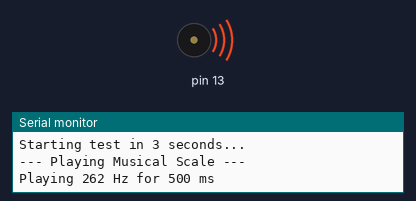
Recording of a sketch running on a simulated Arduino Uno, built with avr-gcc and run on an emulated ATmega328P. Parts: buzzer (waves = sounding), the last lines printed to the serial monitor.

Above: at 3.2 s.
At 9.2 s:
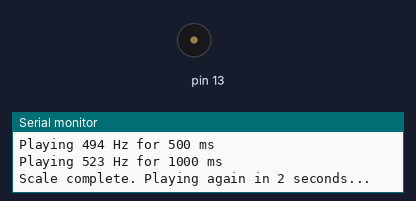
Timing chart, 0 to 12.5 s (numbered marks = the images above):
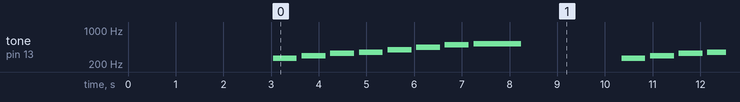

Measured:
- by itself, tone on pin 13: repeats every 7.3 s: silent 0.10 s, 294 Hz 0.50 s, silent 0.10 s, 330 Hz 0.50 s, silent 0.10 s, 349 Hz 0.50 s, silent 0.10 s, 392 Hz 0.50 s, silent 0.10 s, 440 Hz 0.50 s, silent 0.10 s, 494 Hz 0.50 s, silent 0.10 s, 523 Hz 1.0 s, silent 2.1 s, 262 Hz 0.50 s

The sketch:

external_speaker_test.ino
```cpp
// External Speaker Test for Arduino Uno R4 WiFi
// Connect an external speaker between pin 13 and GND

void setup() {
  Serial.begin(9600);
  Serial.println("=== External Speaker Test ===");
  Serial.println("Connect speaker: Pin 13 -> Speaker -> GND");
  Serial.println("Starting test in 3 seconds...");
  delay(3000);
}

void loop() {
  Serial.println("\n--- Playing Musical Scale ---");

  // Play C major scale
  playNote(262, 500);  // C4
  playNote(294, 500);  // D4
  playNote(330, 500);  // E4
  playNote(349, 500);  // F4
  playNote(392, 500);  // G4
  playNote(440, 500);  // A4
  playNote(494, 500);  // B4
  playNote(523, 1000); // C5

  Serial.println("Scale complete. Playing again in 2 seconds...");
  delay(2000);
}

void playNote(int frequency, int duration) {
  Serial.print("Playing ");
  Serial.print(frequency);
  Serial.print(" Hz for ");
  Serial.print(duration);
  Serial.println(" ms");

  tone(13, frequency, duration);
  delay(duration + 100);  // Wait a bit longer than the tone
  noTone(13);
}
```
